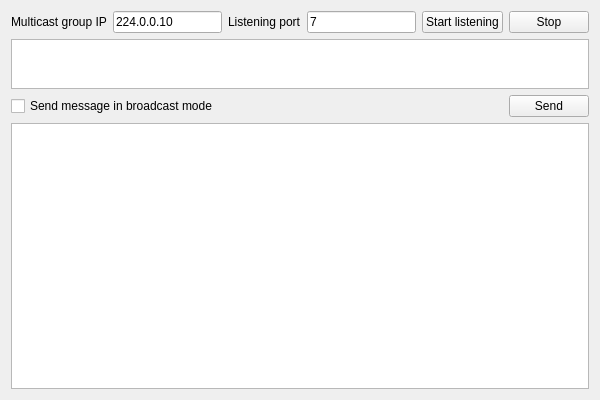
<?xml version="1.0" encoding="UTF-8"?>
<ui version="4.0">
 <class>MulticastAppClass</class>
 <widget class="QMainWindow" name="MulticastAppClass">
  <property name="geometry">
   <rect>
    <x>0</x>
    <y>0</y>
    <width>600</width>
    <height>400</height>
   </rect>
  </property>
  <property name="windowTitle">
   <string>Multicast</string>
  </property>
  <widget class="QWidget" name="centralWidget">
   <layout class="QVBoxLayout" name="verticalLayout_2">
    <item>
     <layout class="QHBoxLayout" name="horizontalLayout_2">
      <item>
       <widget class="QLabel" name="label_2">
        <property name="text">
         <string>Multicast group IP</string>
        </property>
       </widget>
      </item>
      <item>
       <widget class="QLineEdit" name="lineEdit_hostName">
        <property name="text">
         <string>224.0.0.10</string>
        </property>
       </widget>
      </item>
      <item>
       <widget class="QLabel" name="label">
        <property name="text">
         <string>Listening port</string>
        </property>
       </widget>
      </item>
      <item>
       <widget class="QLineEdit" name="lineEdit_portNumber">
        <property name="text">
         <string>7</string>
        </property>
       </widget>
      </item>
      <item>
       <widget class="QPushButton" name="pushButton_startListening">
        <property name="text">
         <string>Start listening</string>
        </property>
       </widget>
      </item>
      <item>
       <widget class="QPushButton" name="pushButton_stopListening">
        <property name="text">
         <string>Stop</string>
        </property>
       </widget>
      </item>
     </layout>
    </item>
    <item>
     <widget class="QTextEdit" name="textEdit_message">
      <property name="maximumSize">
       <size>
        <width>16777215</width>
        <height>50</height>
       </size>
      </property>
     </widget>
    </item>
    <item>
     <layout class="QHBoxLayout" name="horizontalLayout_3">
      <item>
       <widget class="QCheckBox" name="checkBox_broadcastEnabled">
        <property name="text">
         <string>Send message in broadcast mode</string>
        </property>
       </widget>
      </item>
      <item>
       <spacer name="horizontalSpacer">
        <property name="orientation">
         <enum>Qt::Horizontal</enum>
        </property>
        <property name="sizeHint" stdset="0">
         <size>
          <width>40</width>
          <height>20</height>
         </size>
        </property>
       </spacer>
      </item>
      <item>
       <widget class="QPushButton" name="pushButton_send">
        <property name="text">
         <string>Send</string>
        </property>
       </widget>
      </item>
     </layout>
    </item>
    <item>
     <widget class="QPlainTextEdit" name="plainTextEdit_output">
      <property name="readOnly">
       <bool>true</bool>
      </property>
     </widget>
    </item>
   </layout>
  </widget>
 </widget>
 <layoutdefault spacing="6" margin="11"/>
 <resources>
  <include location="MulticastApp.qrc"/>
 </resources>
 <connections/>
</ui>
